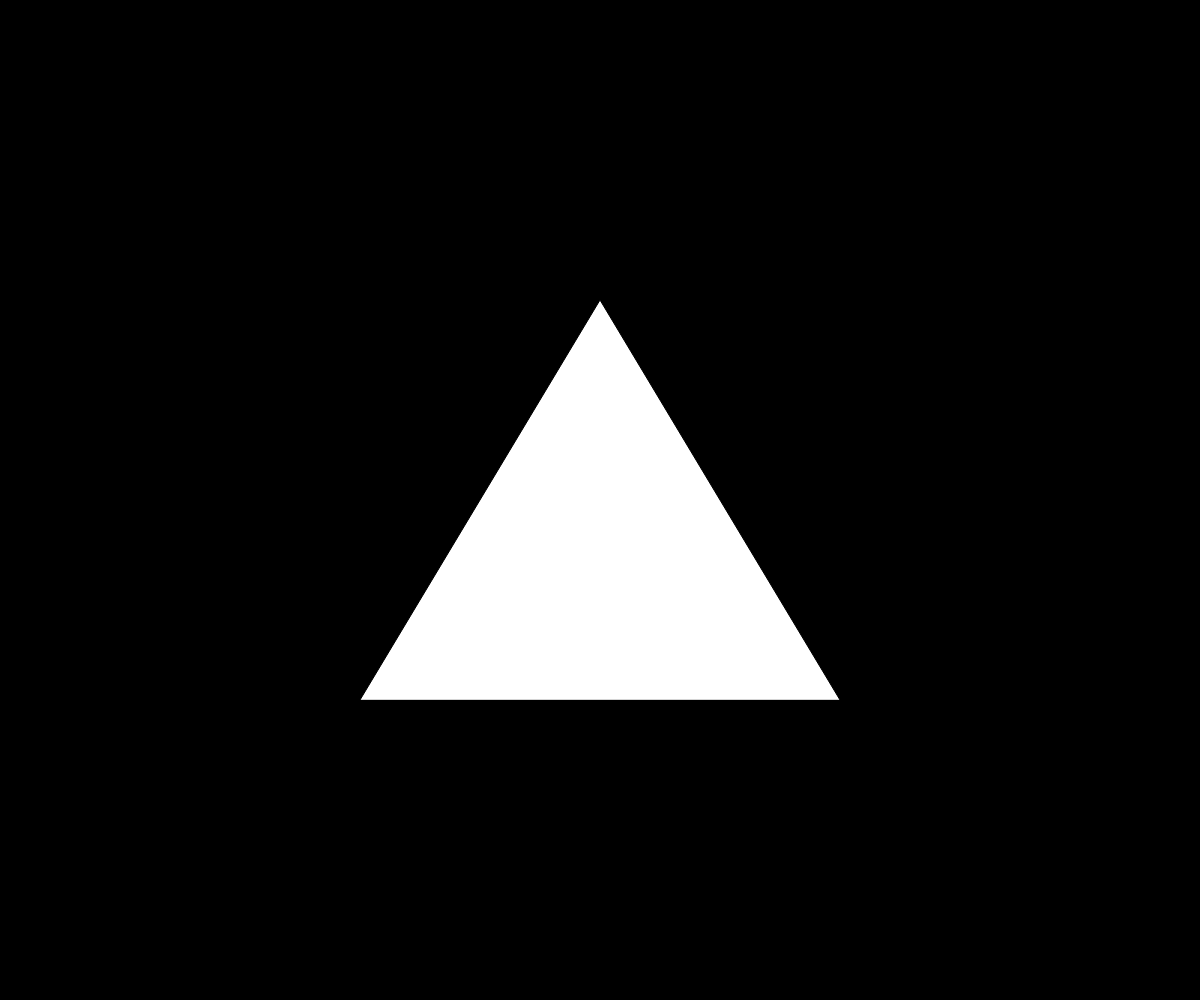
Frame 1 (no input)
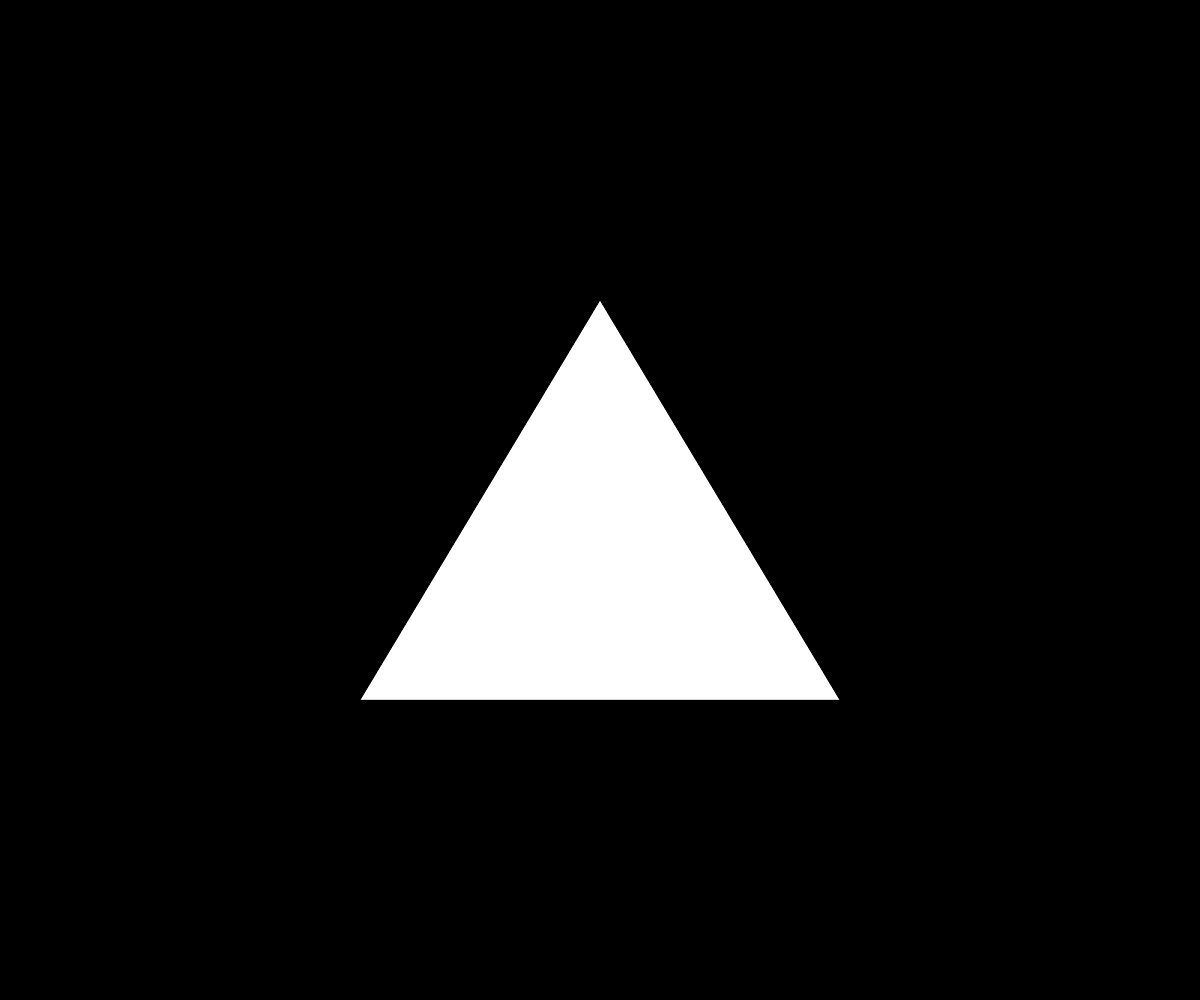
Frame 2 (the mouse pressed at the canvas centre, redrawn once)

The p5.js sketch that drew these frames (run headless with seeded random() and noise() and a simulated clock; the mouse was pressed at the canvas centre and the sketch redrawn once):

// p5.js sketch
// ── sketch.js
function setup() {
  createCanvas(innerWidth, innerHeight)
  background(0)
  noLoop()
}

function draw() {
  triangle(width * 0.3, height * 0.7, width * 0.5, height * 0.3, width * 0.7, height * 0.7)
}

function triangle(x1, y1, x2, y2, x3, y3) {
  beginShape()
  vertex(x1, y1)
  vertex(x2, y2)
  vertex(x3, y3)
  endShape()
}
